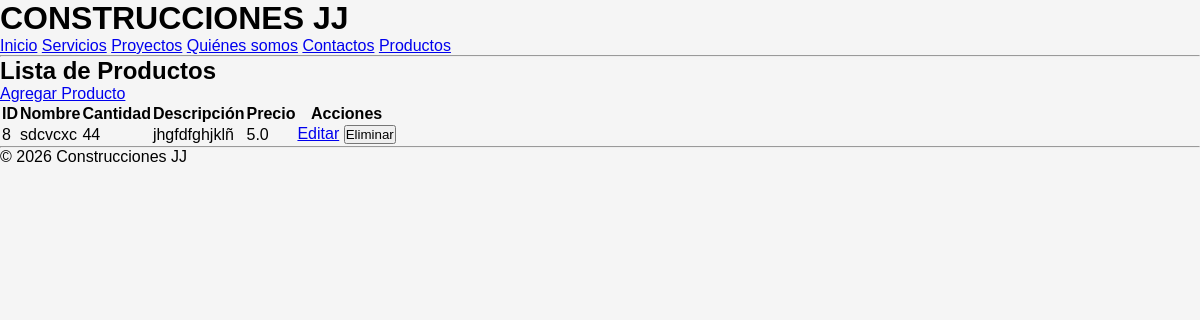
Before: /productos with the older database file.
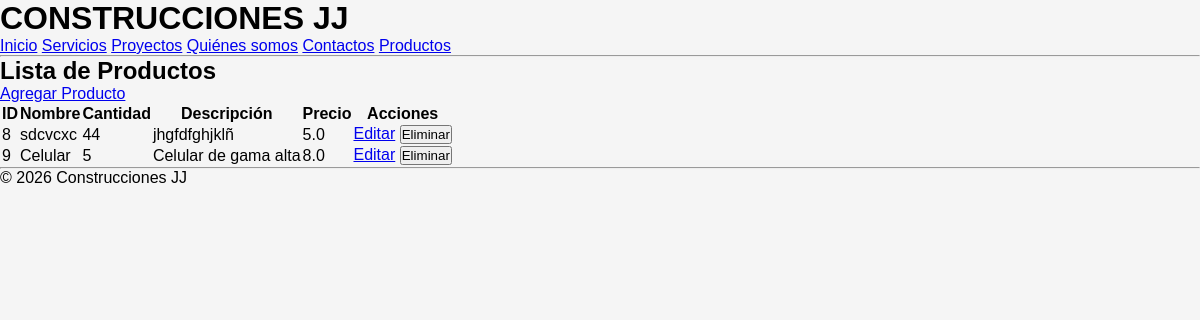
After: the same page with the newer database file.
### tables this page shows
CREATE TABLE productos (
                id INTEGER PRIMARY KEY AUTOINCREMENT,
                nombre TEXT NOT NULL,
                cantidad INTEGER NOT NULL,
                precio REAL NOT NULL,
                descripcion TEXT
            );

### App.py (the view)
@app.route("/productos")
def productos():
    inventario.cargar_productos()
    productos = inventario.productos.values()
    return render_template("productos.html", productos=productos)

### Inventario/Base_datos.py (called while the page is built)
def get_connection():
    db_path.parent.mkdir(parents=True, exist_ok=True)
    Conn = sqlite3.connect(db_path)
    Conn.row_factory = sqlite3.Row
    return Conn

def init_db():
    with get_connection() as conn:
        conn.execute('''
            CREATE TABLE IF NOT EXISTS productos (
                id INTEGER PRIMARY KEY AUTOINCREMENT,
                nombre TEXT NOT NULL,
                cantidad INTEGER NOT NULL,
                precio REAL NOT NULL,
                descripcion TEXT
            )
        ''')
        conn.commit()

### Inventario/Inventario.py (called while the page is built)
    def cargar_productos(self):
        init_db()
        with get_connection() as conn:
            cursor = conn.execute("SELECT * FROM productos")
            for row in cursor:
                producto = Producto(
                    id=row["id"],
                    nombre=row["nombre"],
                    precio=row["precio"],
                    cantidad=row["cantidad"],
                    descripcion=row["descripcion"]
                )
                self.productos[producto.id] = producto   # ✅ usar ID

### templates/productos.html
{% extends "base.html" %}
{% block content %}
<h2>Lista de Productos</h2>
<a href="{{ url_for('producto_nuevo') }}" class="btn btn-primary">
    Agregar Producto
</a>
<table class="table">
    <thead>
        <tr>
            <th>ID</th>
            <th>Nombre</th>
            <th>Cantidad</th>
            <th>Descripción</th>
            <th>Precio</th>
            <th>Acciones</th>
        </tr>
    </thead>
    <tbody>
        {% for producto in productos %}
        <tr>
            <td>{{ producto.id }}</td>
            <td>{{ producto.nombre }}</td>
            <td>{{ producto.cantidad }}</td>
            <td>{{ producto.descripcion }}</td>
            <td>{{ producto.precio }}</td>
            <td>
                <a href="{{ url_for('editar_producto', id=producto.id) }}">Editar</a>
                <form action="{{ url_for('eliminar_producto', id=producto.id) }}"
                      method="POST" style="display:inline;">
                    <button type="submit" class="btn btn-danger btn-sm">
                        Eliminar
                    </button>
                </form>
            </td>
        </tr>
        {% endfor %}
    </tbody>
</table>
{% endblock %}

### templates/base.html (shortened to what this page needs)
<!DOCTYPE html>
<html lang="es">
<head>
    <link rel="stylesheet" href="{{ url_for('static', filename='css/styles.css') }}">
</head>
<body>
    <header>
        <h1>CONSTRUCCIONES JJ</h1>
        <nav>
            <a href="/">Inicio</a>
            <a href="/servicios">Servicios</a>
            <a href="/proyectos">Proyectos</a>
            <a href="/quienes">Quiénes somos</a>
            <a href="/contactos">Contactos</a>
            <a href="/productos">Productos</a>
        </nav>
    </header>
    <hr>
    {% block content %}
    {% endblock %}
    <hr>
    <footer>
        <p>© 2026 Construcciones JJ</p>
    </footer>
</body>
</html>

### static/css/styles.css (style rules this page uses)
* { margin: 0; padding: 0; box-sizing: border-box; }
body { font-family: 'Poppins', sans-serif; background-color: #f5f5f5; }

Changed rows visible on the page:
added productos: id "9", nombre "Celular", cantidad "5", descripcion "Celular de gama alta", precio "8.0"
